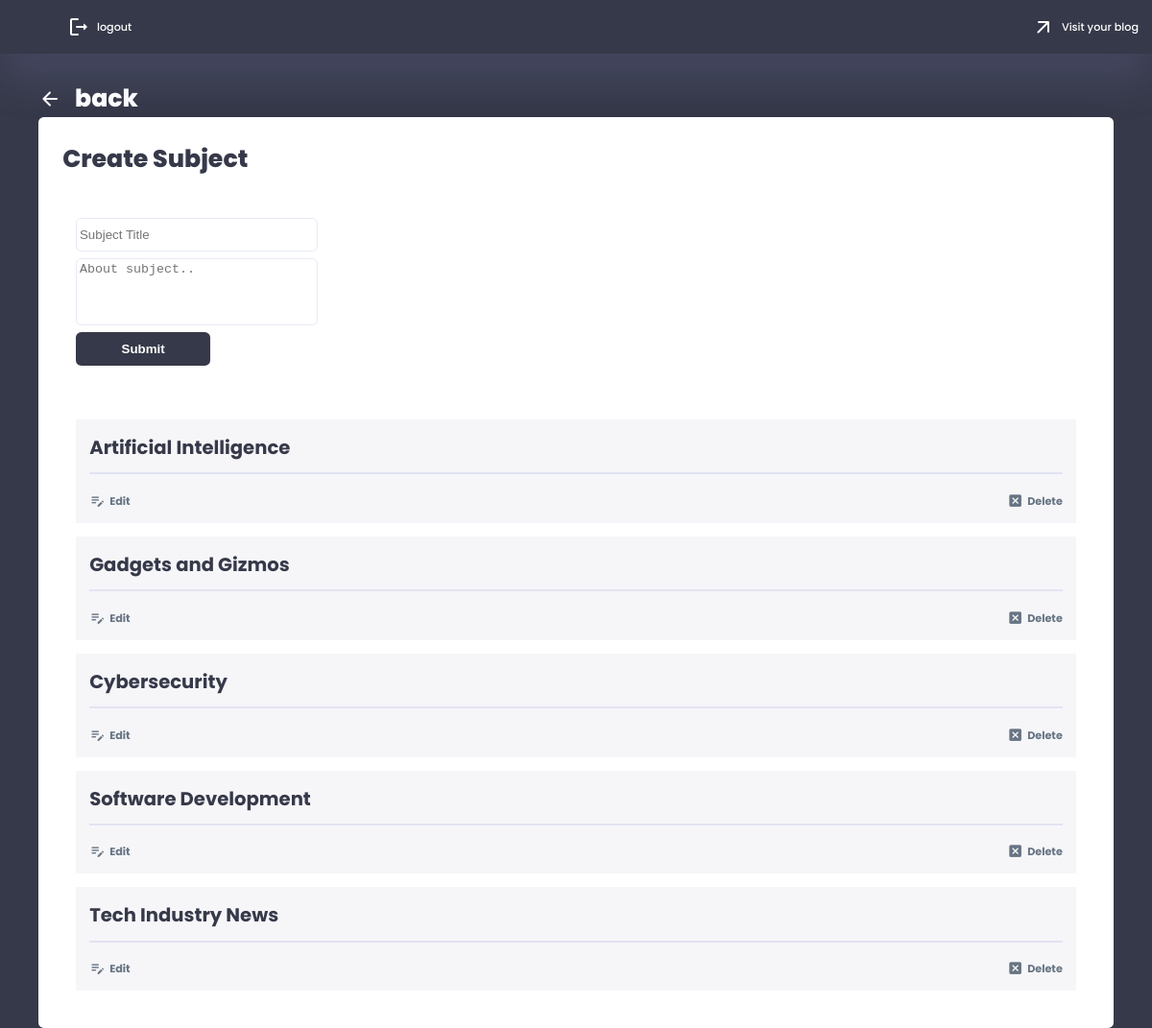
Page /auth/create_subject (signed in) on the committed database.
### app/models/subject.py (models this page shows)
class Subject(db.Model):
    id = db.Column(db.Integer, primary_key=True)
    name = db.Column(db.String(120), nullable=False)
    description = db.Column(db.Text, nullable=True)
    blog_id = db.Column(db.Integer, db.ForeignKey('blog.id'), nullable=False)
    blog = relationship('Blog', back_populates='subjects')
    posts = db.relationship('Post', secondary='post_subject_association', back_populates='subjects')
    post_subject_association = db.Table('post_subject_association',
        db.Column('post_id', db.Integer, db.ForeignKey('post.id'), primary_key=True),
        db.Column('subject_id', db.Integer, db.ForeignKey('subject.id'), primary_key=True)
    )

### app/routes/auth_routes.py (the view, shortened to what this page needs)
@auth_routes.route('/create_subject', methods=['GET', 'POST'])
@login_required
def create_subject():
    form = SubjectForm()
    subjects = Subject.query.filter_by(blog_id=current_user.id).all()
    return render_template('auth/create_subject.html', current_user=current_user, form=form, subjects=subjects)

### app/forms/post_forms.py
class SubjectForm(FlaskForm):
    name = StringField('Subject Name', validators=[DataRequired(), Length(max=60)], render_kw={"placeholder": "Subject Title"})
    description = TextAreaField('Description', validators=[Length(max=100)], render_kw={"placeholder": "About subject.."})
    submit = SubmitField('Submit')

### app/__init__.py (called while the page is built)
@login_manager.user_loader
def load_user(blog_id):
    return Blog.query.get(int(blog_id))

### app/routes/auth_routes.py (called while the page is built)
@auth_routes.before_request
def before_request():
    g.csrf_token = generate_csrf()  # from flask import g

### app/templates/auth/create_subject.html (shortened to what this page needs)
{% extends 'admin_base.html' %}
{% block admin %}
<a class="dashboard_title" href="{{ url_for('auth.admin_dashboard') }}">
    <span class="material-icons-round">arrow_back</span>
    <h1>back</h1>
</a>
<div class="admin_panel">
    <h1>Create Subject</h1>
    <div class="new_subject">
        <form method="POST" action="{{ url_for('auth.create_subject') }}">
            {{ form.name(class="form_string")}}
            {{ form.description(class="form_text")}}
            {{ form.submit(class="form_btn")}}
        </form>
    </div>
    <div class="pre_subject">
        {% if subjects %}
        {% for subject in subjects %}
        <div class="subject_tab">
            <h3>{{subject.name}}</h3>
            <hr>
            <div class="sub_btn">
                <a href="{{ url_for('auth.edit_subject', subject_id=subject.id) }}">
                    <span class="material-icons-round">edit_note</span>
                    <h3>Edit</h3>
                </a>
                <a href="#" class="delete-subject" data-subject-id="{{ subject.id }}">
                    <span class="material-icons-round">disabled_by_default</span>
                    <h3>Delete</h3>
                </a>
            </div>
        </div>
        {% endfor %}
        {% endif %}
    </div>
</div>
{% endblock %}

### app/static/css/root.css (style rules this page uses)
:root { --color-primary: #6C9BCF; --color-danger: #FF0060; --color-success: #1B9C85; --color-warning: #F7D060; --color-white: #fff; --color-info-dark: #7d8da1; --color-dark: #363949; --color-light: rgba(132, 139, 200, 0.18); --color-dark-variant: #677483; --color-background: #f6f6f9; --card-border-radius: 2rem; --border-radius-1: 0.4rem; --border-radius-2: 1.2rem; --card-padding: 1.8rem; --padding-1: 1.2rem; --box-shadow: 0 2rem 3rem var(--color-light); --box-shadow-dark: 0 2rem 3rem rgba(23, 26, 13, 0.3); --inner-shadow: inset 0.1rem 0.1rem 0.5rem var(--color-light); --transition-1: all 0.3s ease; --clr-wheat: #E9D985; --clr-mint: #BCD8C1; --clr-tqz: #439A86; --clr-dark-tqz: #007991; --clr-navy: #222E50; --clr-purple: #8a2be2; --clr-blue: #73C2FB; --clr-black: #000; }
* { margin: 0; padding: 0; outline: 0; appearance: 0; border: 0; text-decoration: none; box-sizing: border-box; }
html { font-size: 14px; }
body { width: 100vw; height: 100vh; font-family: 'Poppins', sans-serif; font-size: 0.88rem; user-select: none; overflow-x: hidden; color: var(--color-dark); background-color: var(--color-background); }
a { color: var(--color-dark); }
h1 { font-weight: 800; font-size: 1.8rem; }
h3 { font-weight: 500; font-size: 0.87rem; }
.form_btn { background-color: var(--color-dark); height: 2.5rem; min-width: 10rem; color: var(--color-white); font-weight: bold; border-radius: var(--border-radius-1); transition: var(--transition-1); }
.form_string { border: 1px solid var(--color-light); height: 2.5rem; width: 18rem; padding: 0.2rem; background-color: var(--color-white); color: var(--color-dark); border-radius: var(--border-radius-1); }
.form_text { border: 1px solid var(--color-light); height: 5rem; width: 18rem; padding: 0.2rem; resize: none; background-color: var(--color-white); color: var(--color-dark); border-radius: var(--border-radius-1); }

### app/static/css/admin.css (style rules this page uses)
.admin_main hr { border: solid 1px var(--color-light) }
.admin_sec .dashboard_title { display: flex; flex-direction: row; align-items: center; gap: 1rem; color: var(--color-white); }
.admin_sec .admin_panel { display: flex; flex-direction: column; width: 100%; min-height: 30rem; padding: var(--card-padding); color: var(--color-dark); background-color: var(--color-white); box-shadow: var(--box-shadow-dark); border-radius: var(--border-radius-1); transition: var(--transition-1); }
.admin_sec .new_subject form { display: flex; flex-direction: column; align-items: flex-start; gap: 0.5rem; margin: 3rem 0; margin-left: 1rem; }
.pre_subject { display: flex; flex-direction: column; align-items: center; width: 100%; padding: 1rem; gap: 1rem; }
.pre_subject .subject_tab { display: flex; flex-direction: column; gap: 0.4rem; padding: 1rem; width: 100%; background-color: var(--color-background); }
.pre_subject .subject_tab h3 { font-size: 1.4rem; font-weight: bold; }
.sub_btn { margin-top: 1rem; display: flex; flex-direction: row; justify-content: space-between; }
.subject_tab .sub_btn h3 { display: flex; flex-direction: row; align-items: center; gap: 0.3rem; font-size: 0.8rem; color: var(--color-dark-variant); }
.subject_tab .sub_btn a { display: flex; flex-direction: row; align-items: center; color: var(--color-dark-variant); gap: 0.3rem; font-size: 0.8rem; }
.subject_tab .sub_btn span { font-size: 1.2rem; }

### rows in the picture
Subject: name "Artificial Intelligence"
Subject: name "Gadgets and Gizmos"
Subject: name "Cybersecurity"
Subject: name "Software Development"
Subject: name "Tech Industry News"
